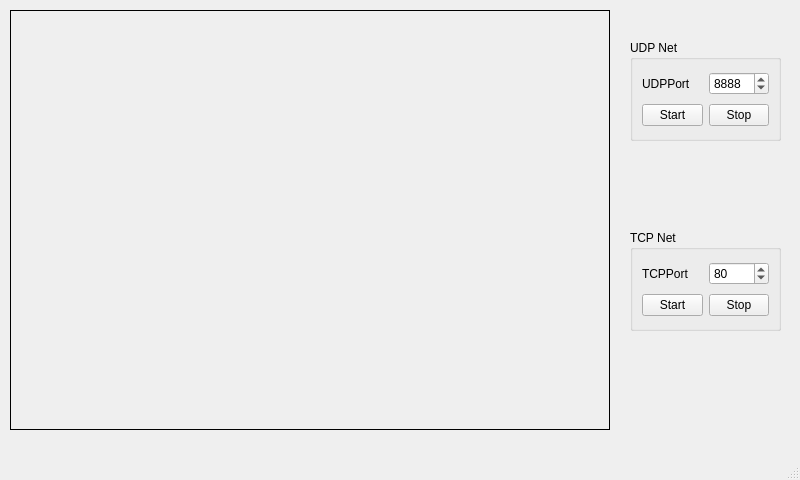
<?xml version="1.0" encoding="UTF-8"?>
<ui version="4.0">
 <class>MainWindow</class>
 <widget class="QMainWindow" name="MainWindow">
  <property name="geometry">
   <rect>
    <x>0</x>
    <y>0</y>
    <width>800</width>
    <height>480</height>
   </rect>
  </property>
  <property name="windowTitle">
   <string>MainWindow</string>
  </property>
  <widget class="QWidget" name="centralwidget">
   <widget class="QLabel" name="label_img">
    <property name="geometry">
     <rect>
      <x>10</x>
      <y>10</y>
      <width>600</width>
      <height>420</height>
     </rect>
    </property>
    <property name="frameShape">
     <enum>QFrame::Panel</enum>
    </property>
    <property name="text">
     <string/>
    </property>
   </widget>
   <widget class="QStackedWidget" name="stackedWidget">
    <property name="geometry">
     <rect>
      <x>620</x>
      <y>10</y>
      <width>171</width>
      <height>421</height>
     </rect>
    </property>
    <property name="currentIndex">
     <number>0</number>
    </property>
    <widget class="QWidget" name="pageSetNet">
     <widget class="QGroupBox" name="groupBoxUDP">
      <property name="geometry">
       <rect>
        <x>10</x>
        <y>30</y>
        <width>151</width>
        <height>101</height>
       </rect>
      </property>
      <property name="title">
       <string>UDP Net</string>
      </property>
      <layout class="QGridLayout" name="gridLayout">
       <item row="0" column="0">
        <widget class="QLabel" name="label_udp">
         <property name="text">
          <string>UDPPort</string>
         </property>
        </widget>
       </item>
       <item row="1" column="1">
        <widget class="QPushButton" name="button_udpstop">
         <property name="text">
          <string>Stop</string>
         </property>
        </widget>
       </item>
       <item row="1" column="0">
        <widget class="QPushButton" name="button_udpstart">
         <property name="text">
          <string>Start</string>
         </property>
        </widget>
       </item>
       <item row="0" column="1">
        <widget class="QSpinBox" name="spinBox_udpport">
         <property name="maximum">
          <number>65535</number>
         </property>
         <property name="value">
          <number>8888</number>
         </property>
        </widget>
       </item>
      </layout>
     </widget>
     <widget class="QGroupBox" name="groupBoxTCP">
      <property name="geometry">
       <rect>
        <x>10</x>
        <y>220</y>
        <width>151</width>
        <height>101</height>
       </rect>
      </property>
      <property name="title">
       <string>TCP Net</string>
      </property>
      <layout class="QGridLayout" name="gridLayout_2">
       <item row="0" column="0">
        <widget class="QLabel" name="label_tcp">
         <property name="text">
          <string>TCPPort</string>
         </property>
        </widget>
       </item>
       <item row="0" column="1">
        <widget class="QSpinBox" name="spinBox_tcpport">
         <property name="maximum">
          <number>65535</number>
         </property>
         <property name="value">
          <number>80</number>
         </property>
        </widget>
       </item>
       <item row="1" column="0">
        <widget class="QPushButton" name="button_tcpstart">
         <property name="text">
          <string>Start</string>
         </property>
        </widget>
       </item>
       <item row="1" column="1">
        <widget class="QPushButton" name="button_tcpstop">
         <property name="text">
          <string>Stop</string>
         </property>
        </widget>
       </item>
      </layout>
     </widget>
    </widget>
    <widget class="QWidget" name="page_2"/>
   </widget>
  </widget>
  <widget class="QMenuBar" name="menubar">
   <property name="geometry">
    <rect>
     <x>0</x>
     <y>0</y>
     <width>800</width>
     <height>28</height>
    </rect>
   </property>
  </widget>
  <widget class="QStatusBar" name="statusbar"/>
 </widget>
 <resources/>
 <connections/>
</ui>
